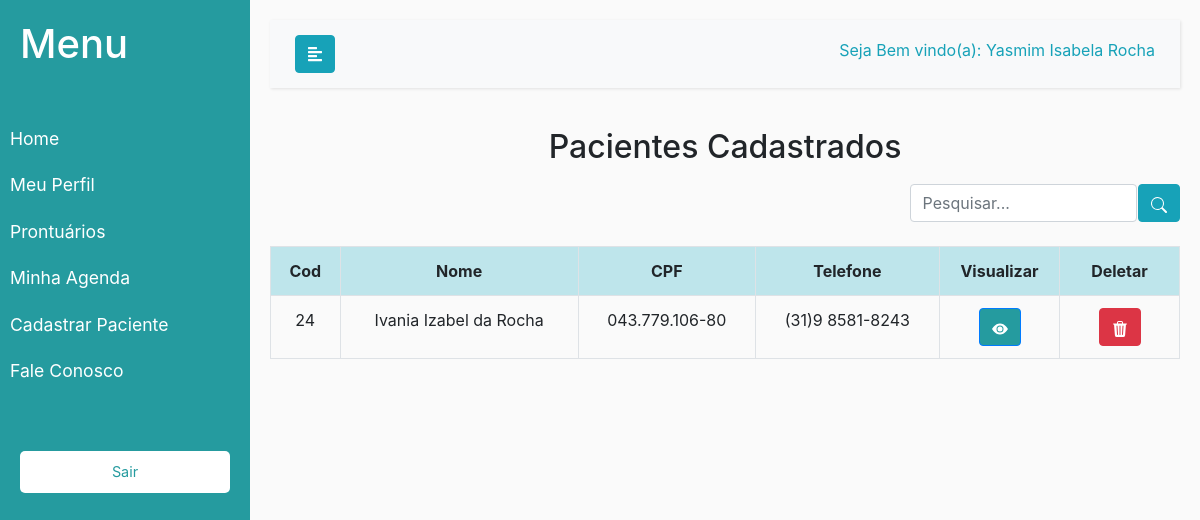
/prontuario.php (signed in), run on the app's committed database.
### tables this page shows
CREATE TABLE `paciente` (
  `cpf` varchar(14) NOT NULL,
  `nome` varchar(500) NOT NULL,
  `senha` varchar(100) NOT NULL,
  `chave_recuperarSenha` varchar(220) DEFAULT NULL,
  `email` varchar(250) NOT NULL,
  `cod` bigint(20) UNSIGNED NOT NULL,
  `telefone` varchar(16) NOT NULL,
  `dataNasc` date NOT NULL,
  `sexo` varchar(100) NOT NULL,
  `endereco` varchar(500) NOT NULL,
  `medicamentos` text NOT NULL,
  `img` text NOT NULL,
  `fk_cpfPsi` varchar(14) NOT NULL
);

### prontuario.php (the view, shortened to what this page needs)
<!DOCTYPE html>
<html lang="en">
<head>
    <link rel="stylesheet" href="https://stackpath.bootstrapcdn.com/bootstrap/4.1.3/css/bootstrap.min.css">
    <link rel="stylesheet" href="https://cdnjs.cloudflare.com/ajax/libs/font-awesome/4.7.0/css/font-awesome.min.css">
</head>
<body>
    <?php
    if (isset($_SESSION["email"])) {
        require_once("menu.php");
    ?>
        <h2 style="text-align: center; padding-bottom: 10px;"> Pacientes Cadastrados</h2>
        <div class="box-search">
            <input type="search" class="form-control w-25" placeholder="Pesquisar..." id="pesquisar">
            <button onclick="searchData()" type="button" class="btn btn-info">
            </button>
        </div>
        <br>
        <table class="table table-striped table-hover table-bordered ">
            <tr class="table-info">
                <th>Cod</th>
                <th>Nome</th>
                <th>CPF</th>
                <th class="d-none d-lg-table-cell">Telefone</th>
                <th width="120" class="text-center">Visualizar</th>
                <th width="120" class="text-center">Deletar</th>
            </tr>
            <?php
            $cpfPsi = $_SESSION["cpf"];
            if (!empty($_GET['search'])) {
                $data = $_GET['search'];
                $sql = "SELECT *
                FROM paciente
                WHERE fk_cpfPsi = '$cpfPsi'
                AND cod LIKE '%$data%'
                OR nome LIKE '%$data%'
                ORDER BY cod ";
            } else {
                $sql = "SELECT *
                FROM paciente
                WHERE fk_cpfPsi = '$cpfPsi'
                ORDER BY cod ";
            };
            $dadosPessoa = $conn->query($sql);
            while ($exibir = $dadosPessoa->fetch_assoc()) {
            ?>
                <tr>
                    <td><?php echo $exibir["cod"] ?></td>
                    <td><?php echo $exibir["nome"] ?></td>
                    <td><?php echo $exibir["cpf"] ?></td>
                    <td><?php echo $exibir["telefone"] ?></td>
                    <td>
                        <button class="btn btn-primary" style=" background-color: #259B9F">
                            <a href="paciente.php?cod=<?php echo $exibir['cod']?>">
                                <svg xmlns="http://www.w3.org/2000/svg" width="16" height="16" fill="currentColor" class="bi bi-eye-fill" viewBox="0 0 16 16">
                                    <path d="M10.5 8a2.5 2.5 0 1 1-5 0 2.5 2.5 0 0 1 5 0z" />
                                    <path d="M0 8s3-5.5 8-5.5S16 8 16 8s-3 5.5-8 5.5S0 8 0 8zm8 3.5a3.5 3.5 0 1 0 0-7 3.5 3.5 0 0 0 0 7z" />
                                </svg>
                            </a>
                        </button>
                    </td>
                    <td>
                        <button class="btn btn-danger" onclick="confirmarExclusao(
                            '<?php echo $exibir["cod"] ?>',
                            '<?php echo $exibir["nome"] ?>')">
                        </button>
                    </td>
                </tr>
            <?php
            }
            ?>
        </table>
    <?php
    }
    ?>
</body>
</html>

### style/menu.css (style rules this page uses)
body { background: #fafafa; }
a, a:hover, a:focus { color: inherit; text-decoration: none; transition: all 0.3s; }

### prontuario.php (style rules this page uses)
table, th, td, tr { align-items: center; text-align: center; }
.box-search { display: flex; justify-content: end; gap: .1%; }

### menu.php (style rules this page uses)
body { margin: 0; padding: 0; background-size: cover; background-position: center; background-attachment: fixed; }

### data on the page
paciente: cod "24", nome "Ivania Izabel da Rocha", cpf "043.779.106-80", telefone "(31)9 8581-8243"

### other printed values
$_SESSION["nome"] "Yasmim Isabela Rocha"
